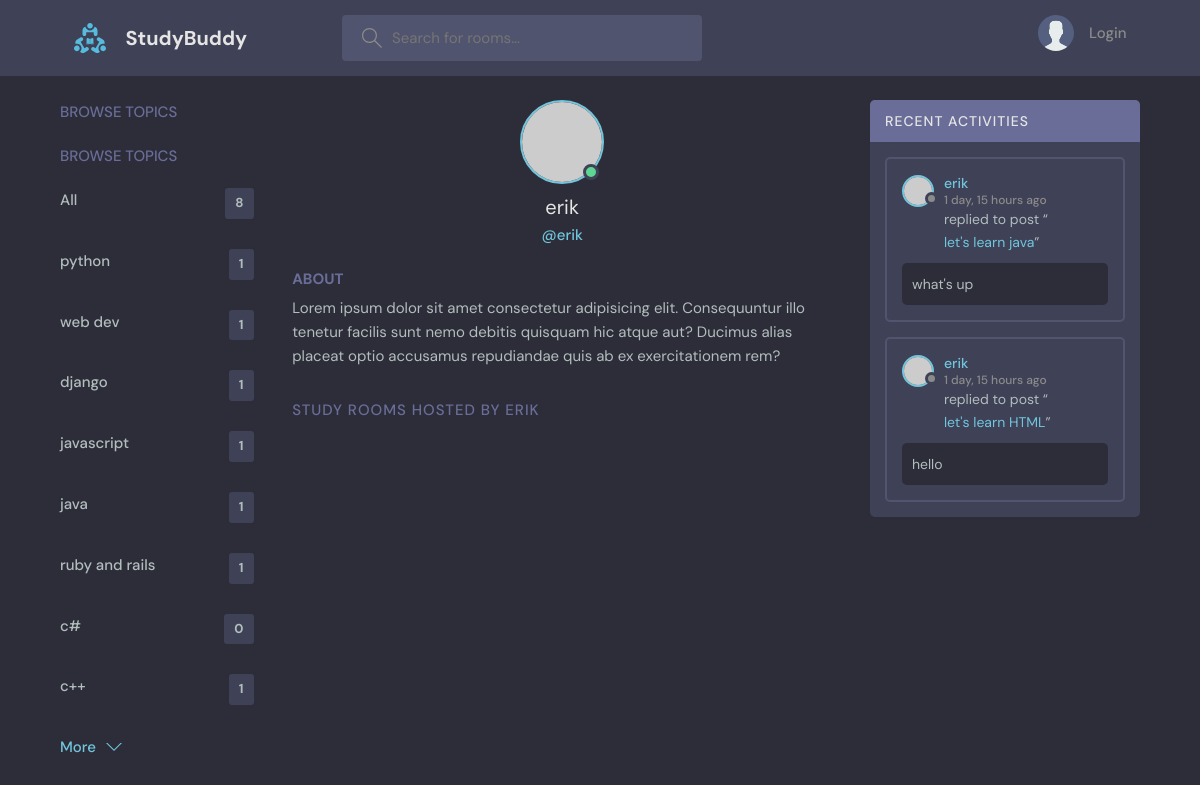
Page /userProfile/4/ on the committed database.
### base/models.py (models this page shows, shortened)
class Topic(models.Model):
    name=models.CharField(max_length=200)

class Message(models.Model):
    room=models.ForeignKey(Room,on_delete=models.CASCADE)
    body=models.TextField()
    user=models.ForeignKey(User,on_delete=models.CASCADE)
    updated=models.DateTimeField(auto_now=True)
    created=models.DateTimeField(auto_now_add=True)

class Room(models.Model):
    host=models.ForeignKey(User,on_delete=models.SET_NULL,null=True)
    name=models.CharField(max_length=200)
    topic=models.ForeignKey(Topic,on_delete=models.SET_NULL,null=True)
    participants=models.ManyToManyField(User,related_name='participants',blank=True)
    description=models.TextField(null=True,blank=True)
    updated=models.DateTimeField(auto_now=True)
    created=models.DateTimeField(auto_now_add=True)
    class Meta:
        ordering=['-updated','-created']

### base/views.py (the view)
# urls.py: path('userProfile/<str:pk>/',views.userProfile,name='userprofile'),
def userProfile(request,pk):
    user=User.objects.get(id=pk)
    rooms=user.room_set.all()
    room_messages=user.message_set.all()
    topics=Topic.objects.all()
    context={'user':user,'rooms':rooms,'room_messages':room_messages,'topics':topics}
    return render(request,'base/profile.html',context)

### base/templates/base/profile.html (shortened to what this page needs)
{% extends "main.html" %}
{% block content  %}
{% load static %}
  <main class="profile-page layout layout--3">
    <div class="container">
      <div class="topics">
        <div class="topics__header">
          <h2>Browse Topics</h2>
        </div>
        {%include 'base/topics_component.html'%}
      </div>
      <div class="roomList">
        <div class="profile">
          <div class="profile__avatar">
            <div class="avatar avatar--large active">
              <img src="https://randomuser.me/api/portraits/men/11.jpg" />
            </div>
          </div>
          <div class="profile__info">
            <h3>{{user}}</h3>
            <p>@{{user.username}}</p>
          </div>
          <div class="profile__about">
            <h3>About</h3>
            <p>
              Lorem ipsum dolor sit amet consectetur adipisicing elit. Consequuntur illo tenetur
              facilis sunt nemo debitis quisquam hic atque aut? Ducimus alias placeat optio
              accusamus repudiandae quis ab ex exercitationem rem?
            </p>
          </div>
        </div>
        <div class="roomList__header">
          <div>
            <h2>Study Rooms Hosted by {{user.username}}</a>
            </h2>
          </div>
        </div>
      </div>
      <div class="activities">
        <div class="activities__header">
          <h2>Recent Activities</h2>
        </div>
    {%include 'base/activity_component.html'%}
      </div>
    </div>
  </main>
</html>
{% endblock content %}

### base/templates/base/topics_component.html
<div class="topics">
          <div class="topics__header">
            <h2>Browse Topics</h2>
          </div>
          <ul class="topics__list">
            <li><a href="{% url 'home' %}">All <span>{{topics.count}}</span></a> </li>
        {% for topic in topics%}
        <li>
            <a href="{% url 'home' %}?q={{topic.name}}">{{topic.name}} <span>{{topic.room_set.all.count}}</span></a>
        </li>
        {% endfor%}
          </ul>
          <a class="btn btn--link" href="topics.html">
            More
            <svg version="1.1" xmlns="http://www.w3.org/2000/svg" width="32" height="32" viewBox="0 0 32 32">
              <title>chevron-down</title>
              <path d="M16 21l-13-13h-3l16 16 16-16h-3l-13 13z"></path>
            </svg>
          </a>
        </div>

### base/templates/base/activity_component.html (shortened to what this page needs)
{%for message in room_messages%}
<div class="activities__box">
            <div class="activities__boxHeader roomListRoom__header">
              <a href="{%url 'userprofile' message.user.id %}" class="roomListRoom__author">
                <div class="avatar avatar--small">
                  <img src="https://randomuser.me/api/portraits/men/11.jpg" />
                </div>
                <p>
                  {{message.user.username}}
                 <span>{{message.created|timesince}} ago</span>
                </p>
              </a>
            </div>
            <div class="activities__boxContent">
              <p>replied to post “<a href="{%url 'room' message.room.id %}">{{message.room.name}}</a>”</p>
              <div class="activities__boxRoomContent">
                {{message.body}}
              </div>
            </div>
          </div>
          {% endfor %}

### rows in the picture
Topic: name "python", room_set.all.count "1"
Topic: name "web dev", room_set.all.count "1"
Topic: name "django", room_set.all.count "1"
Topic: name "javascript", room_set.all.count "1"
Topic: name "java", room_set.all.count "1"
Topic: name "ruby and rails", room_set.all.count "1"
Topic: name "c#", room_set.all.count "0"
Topic: name "c++", room_set.all.count "1"
Message: user.username "erik", created "1 day, 15 hours", room.name "let's learn java", body "what's up"
Message: user.username "erik", created "1 day, 15 hours", room.name "let's learn HTML", body "hello"

### other values in the picture
{{ topics.count }} "8"
{{ user }} "erik"
{{ user.username }} "erik"
{{ user.username }} "ERIK"
